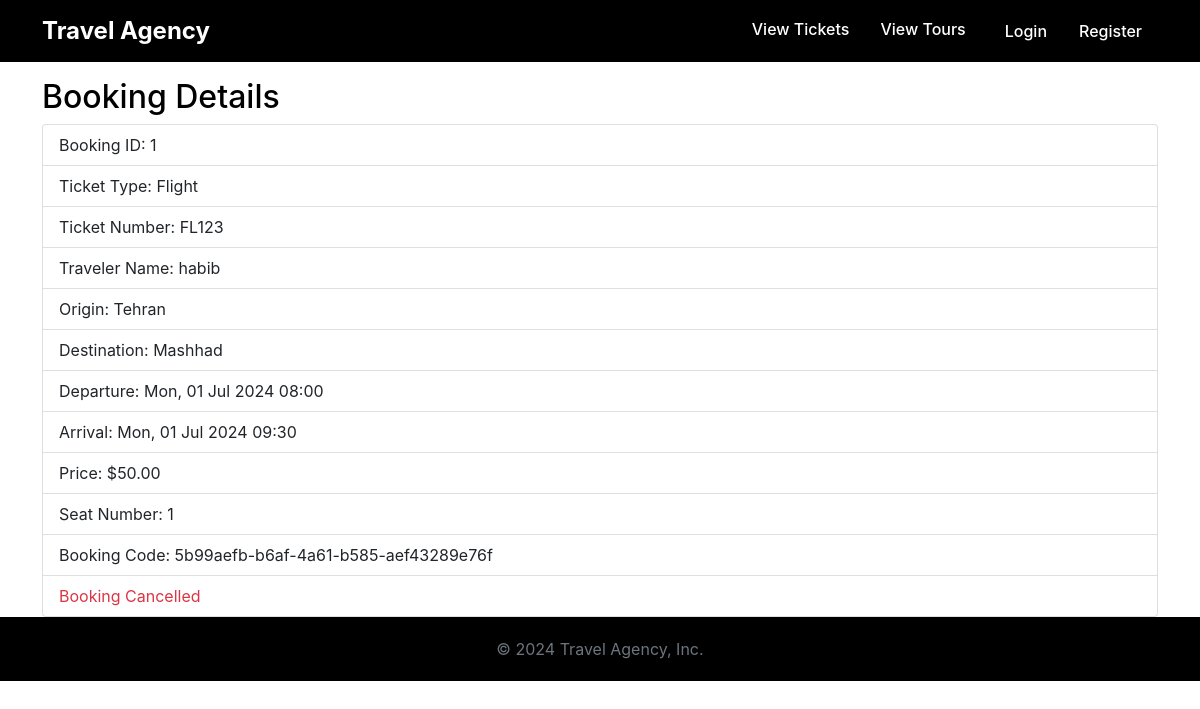
Screenshot of /booking/booking/1/ with the database file from the repository.
### booking/models.py (models this page shows, shortened)
class Booking(models.Model):
    ticket = models.ForeignKey(Ticket, on_delete=models.CASCADE)
    user = models.ForeignKey(User, on_delete=models.CASCADE)
    seat_number = models.IntegerField()
    booking_code = models.UUIDField(default=uuid.uuid4, editable=False)
    is_cancelled = models.BooleanField(default=False)
    refund_amount = models.DecimalField(max_digits=9, decimal_places=2, default=0.0)

class Ticket(models.Model):
    TYPE_CHOICES = [
        ('train', 'Train'),
        ('flight', 'Flight'),
    ]
    number = models.CharField(max_length=20, verbose_name="Flight/Train Number", default='UNKNOWN')
    vehicle_type = models.CharField(max_length=100, verbose_name="Type of Airplane/Train", default='UNKNOWN')
    origin = models.CharField(max_length=100)
    destination = models.CharField(max_length=100)
    ticket_type = models.CharField(max_length=10, choices=TYPE_CHOICES)
    departure_datetime = models.DateTimeField()
    arrival_datetime = models.DateTimeField()
    capacity = models.IntegerField()
    price = models.DecimalField(max_digits=9, decimal_places=2)
    unique_code = models.UUIDField(default=uuid.uuid4, editable=False)

### booking/views.py (the view)
# urls.py: path('booking/<int:booking_id>/', views.booking_detail, name='booking_detail'),
def booking_detail(request, booking_id):
    booking = get_object_or_404(Booking, id=booking_id)
    return render(request, 'booking/booking_detail.html', {'booking': booking})

### booking/templates/booking/booking_detail.html
{% extends 'booking/base.html' %}
{% block content %}
<div class="container mt-3">
    <h2>Booking Details</h2>
    <ul class="list-group">
        <li class="list-group-item">Booking ID: {{ booking.id }}</li>
        <li class="list-group-item">Ticket Type: {{ booking.ticket.ticket_type|capfirst }}</li>
        <li class="list-group-item">Ticket Number: {{ booking.ticket.number }}</li>
        <li class="list-group-item">Traveler Name: {{ booking.user.username }}</li>
        <li class="list-group-item">Origin: {{ booking.ticket.origin }}</li>
        <li class="list-group-item">Destination: {{ booking.ticket.destination }}</li>
        <li class="list-group-item">Departure: {{ booking.ticket.departure_datetime|date:"D, d M Y H:i" }}</li>
        <li class="list-group-item">Arrival: {{ booking.ticket.arrival_datetime|date:"D, d M Y H:i" }}</li>
        <li class="list-group-item">Price: ${{ booking.ticket.price|floatformat:2 }}</li>
        <li class="list-group-item">Seat Number: {{ booking.seat_number }}</li>
        <li class="list-group-item">Booking Code: {{ booking.booking_code }}</li>
        {% if not booking.is_cancelled %}
        <li class="list-group-item">
            <a href="{% url 'cancel_booking' booking.id %}" class="btn btn-danger">Cancel Booking</a>
        </li>
        {% else %}
        <li class="list-group-item text-danger">Booking Cancelled</li>
        {% endif %}
    </ul>
</div>
{% endblock %}

### booking/templates/booking/base.html (style rules this page uses)
body { color: #000; background-color: #fff; font-family: -apple-system, BlinkMacSystemFont, "Segoe UI", Roboto, "Helvetica Neue", Arial, sans-serif; }

### rows the page displays
Booking: id "1", ticket.ticket_type "Flight", ticket.number "FL123", user.username "habib", ticket.origin "Tehran", ticket.destination "Mashhad", ticket.departure_datetime "Mon, 01 Jul 2024 08:00", ticket.arrival_datetime "Mon, 01 Jul 2024 09:30", ticket.price "50.00", seat_number "1", booking_code "5b99aefb-b6af-4a61-b585-aef43289e76f"
